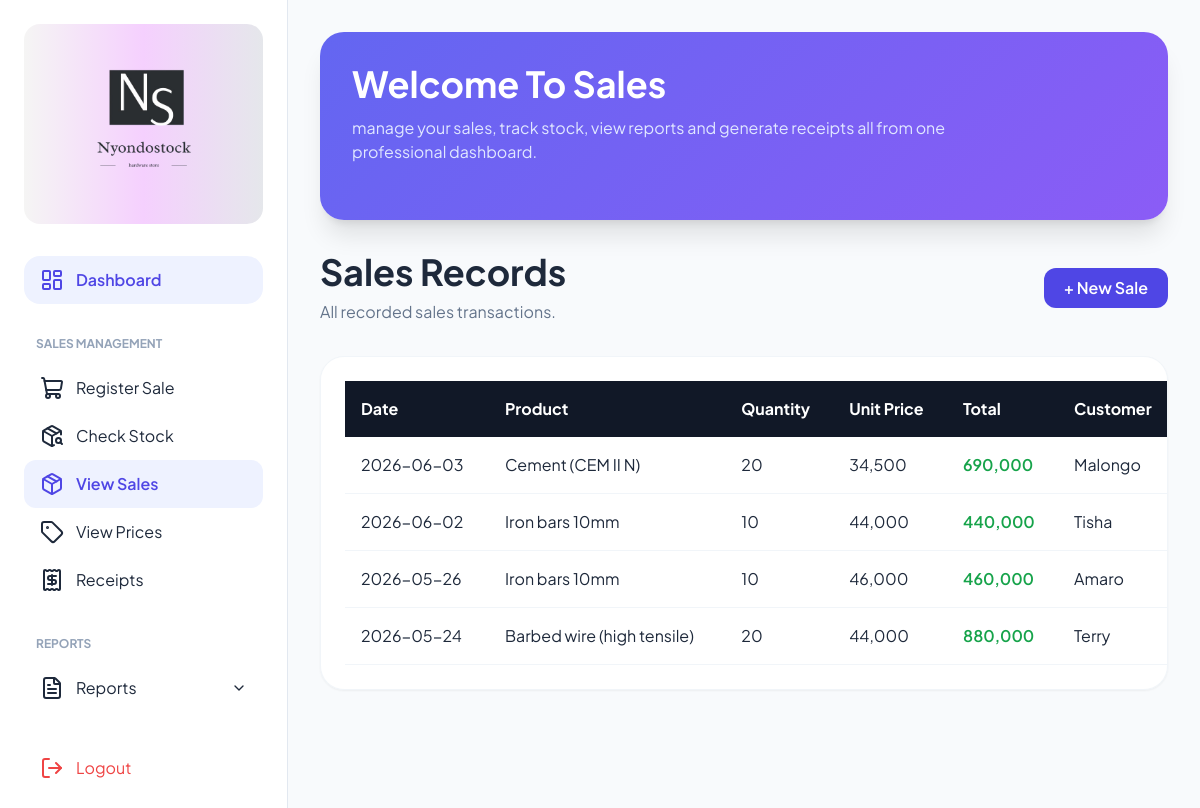
Page /sales/ on the committed database.
### nyondoapp/models.py (models this page shows, shortened)
class Sale(models.Model):
    cashier = models.CharField(max_length=100)
    product_name = models.CharField(max_length=100)  # Store the name directly
    quantity = models.IntegerField()
    selling_price = models.IntegerField()  # Store the price at time of sale
    distance = models.IntegerField(default=0)
    total_amount = models.IntegerField()
    transport_fee = models.IntegerField(default=0)
    date = models.DateField(auto_now_add=True)
    payment = models.CharField(max_length=50)  # Cash, Mobile Money, etc.
    customer_name = models.CharField(max_length=50)
    customer_phone = models.CharField(max_length=20, blank=True)

### nyondoapp/views.py (the view)
# urls.py: path('sales/', views.sales_page, name='sales_page'),
def sales_page(request):
    today = date.today()# this is supposed to refresh data for the current day only, so we are using the date function to get the current date and then
    all_sales = Sale.objects.all().order_by('-date')# this is supposed to get all the sales from the db and display them ont the page by the latest date
    today_sales = Sale.objects.filter(date=today)# this one fetches those sales made that day in the cards
    today_total = sum(sale.total_amount for sale in today_sales)# this is one is getting the total mount got in the today's sale by looping thru and get in sum
    return render(request, 'sales/sales_page.html', {
        'new_sale': all_sales,
        'today_total': today_total
    })

### nyondoapp/templates/sales/sales_page.html (shortened to what this page needs)
{% extends 'base_sales.html' %}
{% load humanize %}
{% block content %}
  <div class="mb-8 flex items-center justify-between mt-4">
    <div>
      <h1 class="text-4xl font-bold text-slate-800">Sales Records</h1>
      <p class="text-slate-500 mt-2">All recorded sales transactions.</p>
    </div>
    <a href="{% url 'sales_reg' %}" class="bg-indigo-600 hover:bg-indigo-700 text-white px-5 py-2 rounded-xl font-semibold transition">
      + New Sale
    </a>
  </div>
  <div class="bg-white rounded-3xl p-6 shadow-sm border border-slate-100 overflow-x-auto">
    <table class="w-full min-w-[1200px]">
      <thead class="bg-gray-900 text-white">
        <tr>
          <th class="text-left py-4 px-4">Date</th>
          <th class="text-left py-4 px-4">Product</th>
          <th class="text-left py-4 px-4">Quantity</th>
          <th class="text-left py-4 px-4">Unit Price</th>
          <th class="text-left py-4 px-4">Total</th>
          <th class="text-left py-4 px-4">Customer</th>
        </tr>
      </thead>
      <tbody>
        {% for sale in new_sale %}
        <tr class="border-b border-slate-100 hover:bg-slate-50">
          <td class="py-4 px-4">{{ sale.date|date:"Y-m-d" }}</td>
          <td class="px-4">{{ sale.product_name }}</td>
          <td class="px-4">{{ sale.quantity }}</td>
          <td class="px-4">{{ sale.selling_price|floatformat:0|intcomma }}</td>
          <td class="px-4 text-green-600 font-semibold">{{ sale.total_amount|floatformat:0|intcomma }}</td>
          <td class="px-4">{{ sale.customer_name }}</td>
        </tr>
        {% empty %}
        <tr>
          <td colspan="9" class="text-center py-8 text-slate-500">No sales recorded yet.</td>
        </tr>
        {% endfor %}
      </tbody>
    </table>
  </div>
{% endblock %}

### nyondoapp/templates/base_sales.html (style rules this page uses)
body { font-family: "Plus Jakarta Sans", sans-serif; background: #f8fafc; }

### rows in the picture
Sale: date "2026-06-03", product_name "Cement (CEM II N)", quantity "20", selling_price "34,500", total_amount "690,000", customer_name "Malongo"
Sale: date "2026-06-02", product_name "Iron bars 10mm", quantity "10", selling_price "44,000", total_amount "440,000", customer_name "Tisha"
Sale: date "2026-05-26", product_name "Iron bars 10mm", quantity "10", selling_price "46,000", total_amount "460,000", customer_name "Amaro"
Sale: date "2026-05-24", product_name "Barbed wire (high tensile)", quantity "20", selling_price "44,000", total_amount "880,000", customer_name "Terry"
